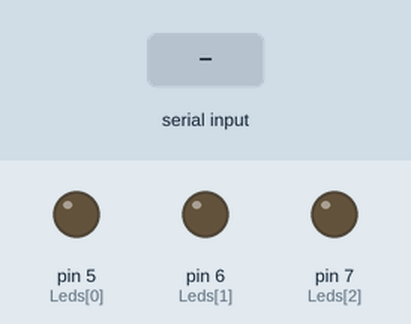
Recording of a sketch running on a simulated Arduino Uno, built with avr-gcc and run on an emulated ATmega328P. On the bench: output pins drawn as LEDs (lit = HIGH). The inputs (shaded band) are chosen by the test bench.

Above: at 1.2 s.
1.3 s: "A" received over Serial
At 1.8 s:
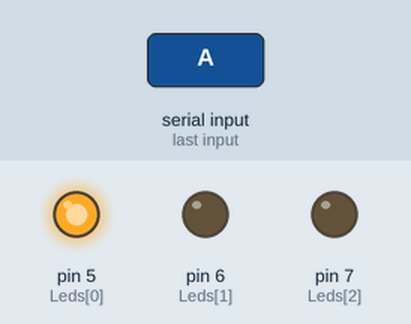
2.8 s: "B" received over Serial
At 4.0 s:
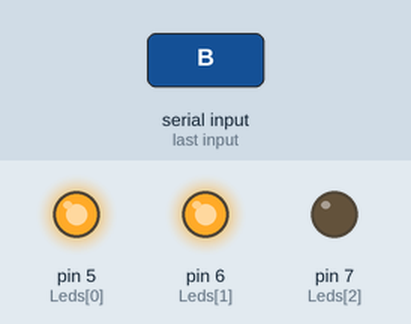
4.3 s: "C" received over Serial
At 5.3 s:
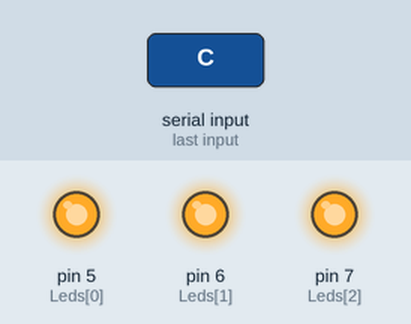
5.8 s: "D" received over Serial
At 6.4 s:
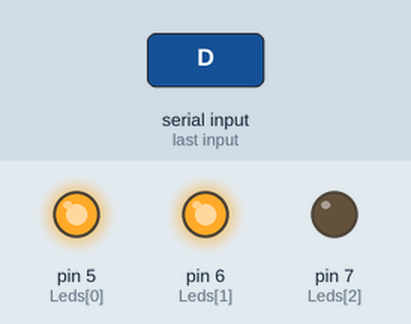
Timing chart, 0 to 8.3 s (numbered marks = the images above; inputs shaded):
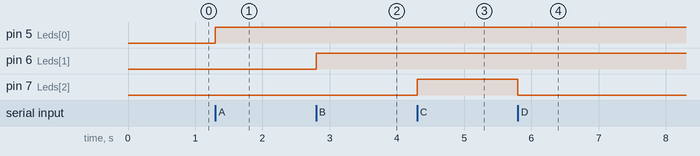

Measured:
- after the input at 1.3 s, pin 5 (Leds[0]): LOW → HIGH at once
- after the input at 2.8 s, pin 6 (Leds[1]): LOW → HIGH at once
- after the input at 4.3 s, pin 7 (Leds[2]): LOW → HIGH at once
- after the input at 5.8 s, pin 7 (Leds[2]): HIGH → LOW at once

The sketch:

Leds_array.ino
```cpp
int time = 100;
int Leds[] = {5,6,7};
int cont = 3;
int input;

void setup() {

  Serial.begin(9600);
  for(int pin = 0; pin < cont; pin++){
    pinMode(Leds[pin], OUTPUT);

  }

}

void loop() {
  if (Serial.available()>0){
    input = Serial.read();
  }

  if(input == 'A'){
    digitalWrite(Leds[0],HIGH);
  }
  else if (input == 'B'){
    digitalWrite(Leds[1],HIGH);
  }
  else if (input == 'C'){
    digitalWrite(Leds[2],HIGH);
  }
  else if(input == 'D'){
    digitalWrite(Leds[2],LOW);
  }


}
```
